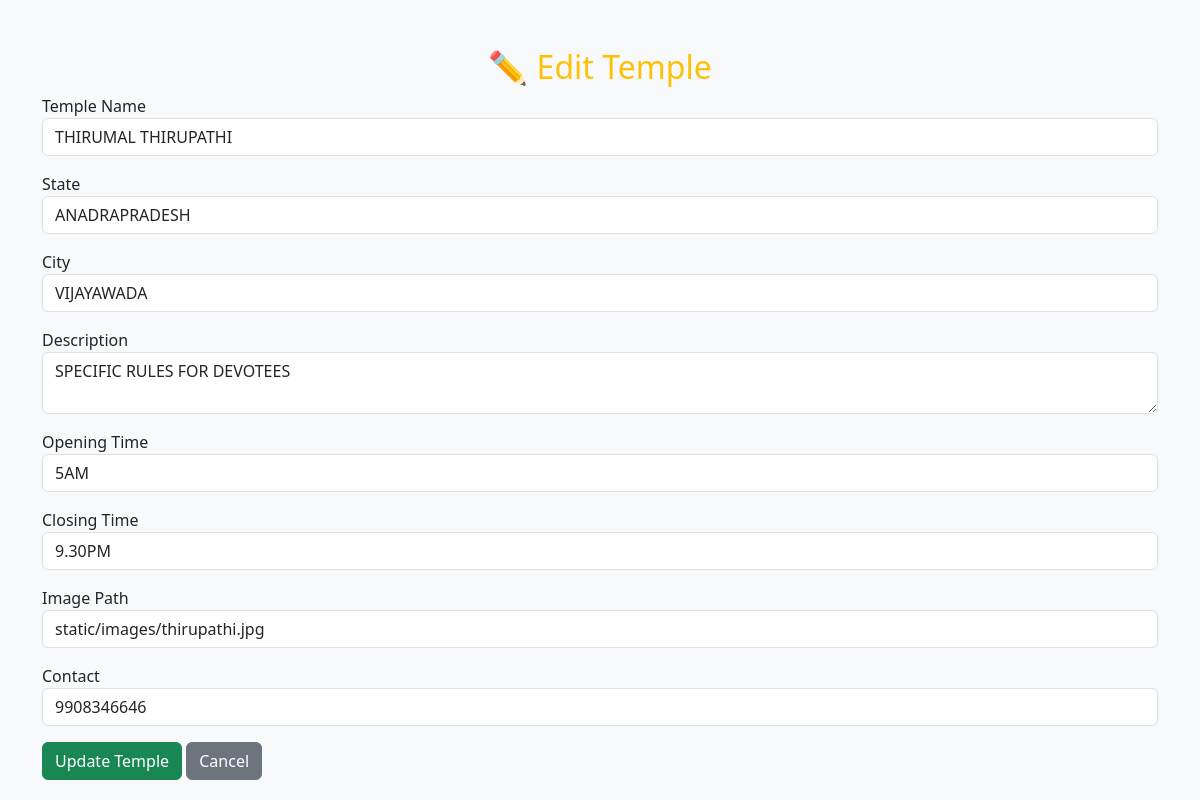
/admin/edit_temple/4, run on the app's committed database.
### tables this page shows
CREATE TABLE temples(
    id INTEGER PRIMARY KEY AUTOINCREMENT,
    temple_name TEXT NOT NULL,
    state TEXT NOT NULL,
    city TEXT NOT NULL,
    description TEXT,
    opening_time TEXT,
    closing_time TEXT,
    image TEXT,
    contact TEXT
);

### app.py (the view, shortened to what this page needs)
@app.route("/admin/edit_temple/<int:id>", methods=["GET","POST"])
def edit_temple(id):
    conn = sqlite3.connect("database.db")
    cursor = conn.cursor()
    cursor.execute("SELECT * FROM temples WHERE id=?",(id,))
    temple = cursor.fetchone()
    conn.close()
    return render_template(
        "edit_temple.html",
        temple=temple
    )

### templates/edit_temple.html (shortened to what this page needs)
<!DOCTYPE html>
<html>
<head>
    <link href="https://cdn.jsdelivr.net/npm/bootstrap@5.3.3/dist/css/bootstrap.min.css" rel="stylesheet">
</head>
<body class="bg-light">
<div class="container mt-5">
<h2 class="text-center text-warning">
✏️ Edit Temple
</h2>
<form method="POST">
<div class="mb-3">
<label>Temple Name</label>
<input type="text" name="temple_name" class="form-control"
value="{{ temple[1] }}" required>
</div>
<div class="mb-3">
<label>State</label>
<input type="text" name="state" class="form-control"
value="{{ temple[2] }}" required>
</div>
<div class="mb-3">
<label>City</label>
<input type="text" name="city" class="form-control"
value="{{ temple[3] }}" required>
</div>
<div class="mb-3">
<label>Description</label>
<textarea name="description"
class="form-control">{{ temple[4] }}</textarea>
</div>
<div class="mb-3">
<label>Opening Time</label>
<input type="text" name="opening_time"
class="form-control"
value="{{ temple[5] }}">
</div>
<div class="mb-3">
<label>Closing Time</label>
<input type="text" name="closing_time"
class="form-control"
value="{{ temple[6] }}">
</div>
<div class="mb-3">
<label>Image Path</label>
<input type="text" name="image"
class="form-control"
value="{{ temple[7] }}">
</div>
<div class="mb-3">
<label>Contact</label>
<input type="text" name="contact"
class="form-control"
value="{{ temple[8] }}">
</div>
<button class="btn btn-success">
Update Temple
</button>
<a href="/admin/view_temples"
class="btn btn-secondary">
Cancel
</a>
</form>
</div>
</body>
</html>

### data on the page
temples: temple_name "THIRUMAL THIRUPATHI", state "ANADRAPRADESH", city "VIJAYAWADA", description "SPECIFIC RULES FOR DEVOTEES", opening_time "5AM", closing_time "9.30PM", image "static/images/thirupathi.jpg", contact "9908346646"
